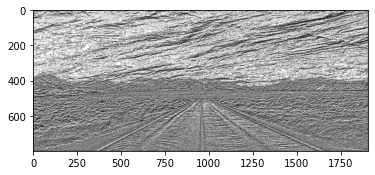

Write the Python code that produced this figure.
# -*- coding: utf-8 -*-
"""
Created on Fri Mar 12 15:35:25 2021

@author: engineer
"""

from skimage.transform import rotate
from skimage.feature import local_binary_pattern
from skimage import data, io,data_dir,filters, feature
from skimage.color import label2rgb
import skimage
import numpy as np
import matplotlib.pyplot as plt
from PIL import Image
import cv2

# settings for LBP
radius = 1  # LBP算法中范围半径的取值
n_points = 8 * radius # 领域像素点数

# 讀取圖像
image = cv2.imread('road.jpg')
image1 = cv2.cvtColor(image, cv2.COLOR_BGR2RGB)
plt.subplot(111)
plt.imshow(image1)
# 灰階轉換
image = cv2.cvtColor(image1, cv2.COLOR_BGR2GRAY)
plt.subplot(111)
plt.imshow(image, plt.cm.gray)
# lbp處理
lbp = local_binary_pattern(image, n_points, radius)
plt.subplot(111)
plt.imshow(lbp, plt.cm.gray)

#特徵提取
#edges = filters.sobel(image)
#plt.subplot(111)
#plt.imshow(edges, plt.cm.gray)
